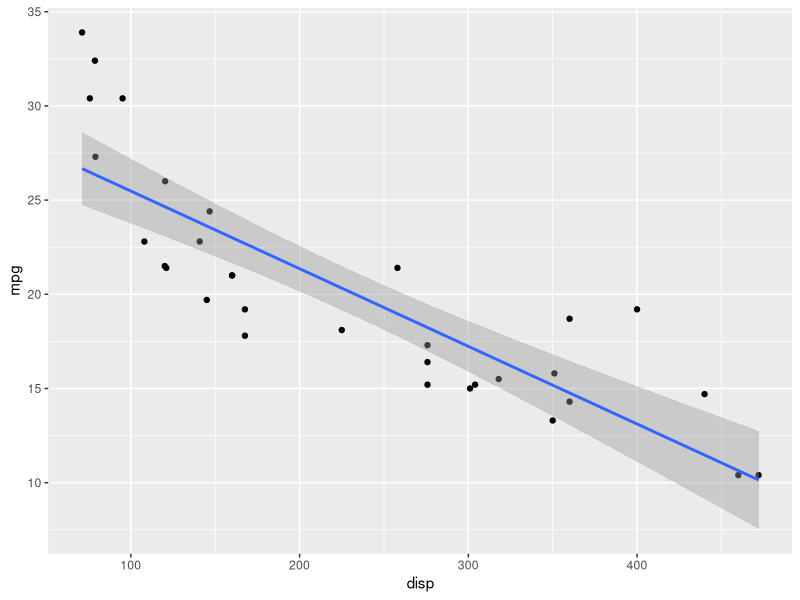

Source code (R):
## ---- chunk 1
options(htmltools.dir.version = FALSE)
## ---- chunk 2
library(tidyverse)
ggplot(mtcars, aes(x = disp, y = mpg)) + 
  geom_point() + 
  {{geom_smooth(method = 'lm')}}
